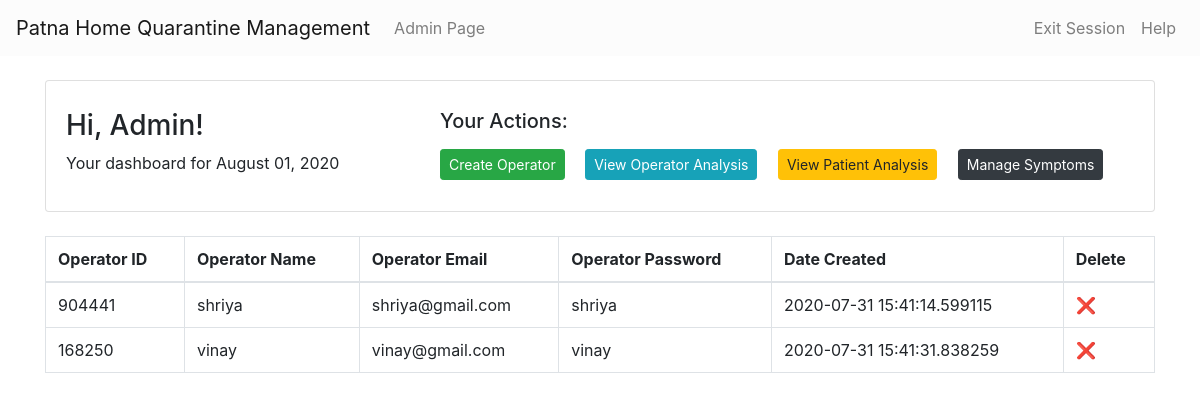
Page /admin_page (signed in) on the earlier database version.
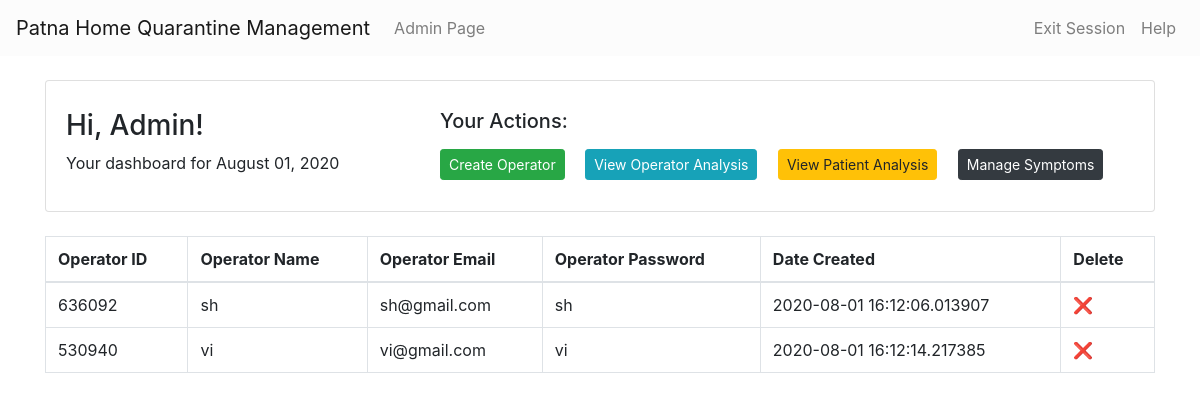
Same page on the later database version.
### flask_app.py (models this page shows)
class Operators(db.Model):
  op_id = db.Column(db.String, primary_key=True)
  name = db.Column(db.String)
  email = db.Column(db.String, unique=True)
  password = db.Column(db.String)
  date_created = db.Column(db.DateTime)

### flask_app.py (the view)
@app.route('/admin_page')
def admin_page():
  operator = Operators.query.all()
  symptoms = Symptoms.query.all()
  if session.get("signin_key") == 'sadewiapexfdiblrnnwuludogkqyuazp':
    return render_template('admin_page.html', operator=operator, symptoms=symptoms)
  else:
    return render_template('admin_login.html',wrong=False)

### templates/admin_page.html (shortened to what this page needs)
{% include "header.html" %}
<div class="container">
  <br />
  <div class="card">
    <div class="card-body mt-2">
      <div class="row">
        <div class="col-md-4">
          <div class="text-justify">
            <h3>Hi, Admin!</h3>
            <p id="date"></p>
          </div>
        </div>
        <div class="col-md-8  ">
          <div class="text-justify">
            <h5 class="ml-2">Your Actions:</h5>
            <button type="button" class="btn btn-success btn-sm m-2" onClick="createOp()">Create Operator</button>
            <button type="button" class="btn btn-info btn-sm m-2" onClick="createOp()">View Operator Analysis</button>
            <button type="button" class="btn btn-warning btn-sm m-2" onClick="createOp()">View Patient Analysis</button>
            <button type="button" class="btn btn-dark btn-sm m-2" data-toggle="modal" data-target="#exampleModal">
              Manage Symptoms
            </button>
          </div>
        </div>
      </div>
    </div>
  </div>
  <br />
  <div class="row">
    <div class="col-lg-12">
      <div class="panel-body">
        <table class="table table-bordered">
          <thead>
            <tr>
              <th>Operator ID</th>
              <th>Operator Name</th>
              <th>Operator Email</th>
              <th>Operator Password</th>
              <th>Date Created</th>
              <th>Delete</th>
            </tr>
          </thead>
          <tbody>
            {% for i in operator %}
            <tr>
              <td>{{ i.op_id }}</td>
              <td>{{ i.name }}</td>
              <td>{{ i.email }}</td>
              <td>{{ i.password }}</td>
              <td>{{ i.date_created }}</td>
              <td>
                <div onclick="deleteOp({{ i.op_id }})">❌</div>
              </td>
            </tr>
            {% endfor %}
          </tbody>
        </table>
      </div>
    </div>
  </div>
</div>
</body>
</HTML>

### templates/header.html (shortened to what this page needs)
<HTML>
<head>
  <link rel="stylesheet" href="https://stackpath.bootstrapcdn.com/bootstrap/4.4.1/css/bootstrap.min.css"
>
</head>
<body class="text-center">
  <nav class="navbar navbar-expand-lg navbar-light" style="background-color:#fcfcfc">
    <a class="navbar-brand" href="{{ url_for('index') }}">Patna Home Quarantine Management</a>
    <div class="collapse navbar-collapse" id="navbarSupportedContent">
      <ul class="navbar-nav mr-auto">
        <li class="nav-item">
          <a class="nav-link ml-auto" href="{{ url_for('admin_page') }}">Admin Page</a>
        </li>
      </ul>
      <ul class="navbar-nav ml-auto">
        <li class="nav-item">
          <a class="nav-link ml-auto" href="{{ url_for('logout') }}">Exit Session</a>
        </li>
        <li class="nav-item">
          <a class="nav-link ml-auto" href="{{ url_for('help') }}">Help</a>
        </li>
      </ul>
    </div>
  </nav>

### templates/header.html (style rules this page uses)
body { margin-bottom: 100px; }

Differences in the rows shown:
removed Operators: op_id "904441", name "shriya", email "shriya@gmail.com", password "shriya", date_created "2020-07-31 15:41:14.599115"
removed Operators: op_id "168250", name "vinay", email "vinay@gmail.com", password "vinay", date_created "2020-07-31 15:41:31.838259"
added Operators: op_id "636092", name "sh", email "sh@gmail.com", password "sh", date_created "2020-08-01 16:12:06.013907"
added Operators: op_id "530940", name "vi", email "vi@gmail.com", password "vi", date_created "2020-08-01 16:12:14.217385"
